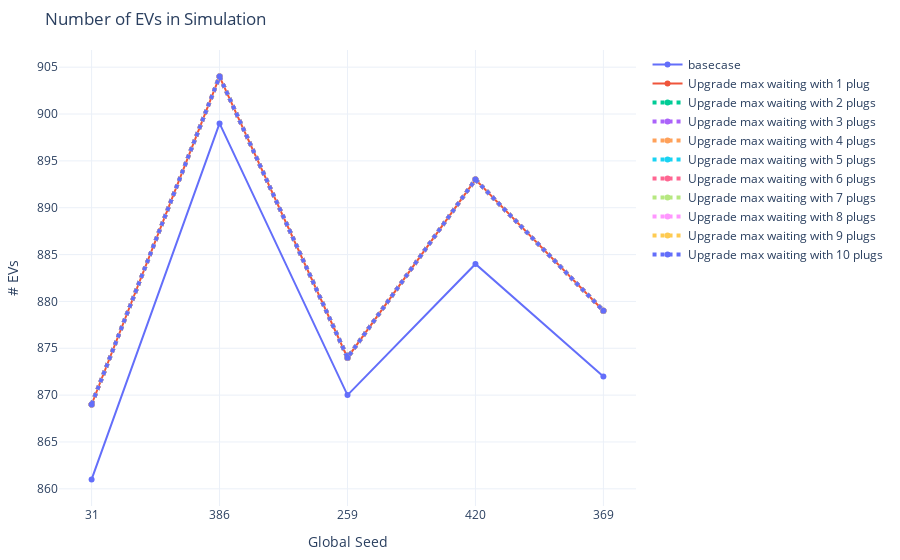

Here is the notebook cell this chart was saved with:
### Markdown cell above
#### 5.1 Vehicle Counts

### Code cell
# EVs in simulation
fig = go.Figure()
fig.add_trace(go.Scatter(x=seeds, y=count_stats[(671 <= count_stats['analysis_id']) & (count_stats['analysis_id']<= 675)].sort_values('analysis_id')['sim_count'],
                    mode='lines+markers',
                    name='basecase'))
fig.add_trace(go.Scatter(x=seeds, y=count_stats[(676 <= count_stats['analysis_id']) & (count_stats['analysis_id']<= 680)].sort_values('analysis_id')['sim_count'],
                    mode='lines+markers',
                    name='Upgrade max waiting with 1 plug'))
fig.add_trace(go.Scatter(x=seeds, y=count_stats[(681 <= count_stats['analysis_id']) & (count_stats['analysis_id']<= 685)].sort_values('analysis_id')['sim_count'],
                    mode='lines+markers',
                    name='Upgrade max waiting with 2 plugs', line=dict(width=4, dash='dot')))
fig.add_trace(go.Scatter(x=seeds, y=count_stats[(686 <= count_stats['analysis_id']) & (count_stats['analysis_id']<= 690)].sort_values('analysis_id')['sim_count'],
                    mode='lines+markers',
                    name='Upgrade max waiting with 3 plugs', line=dict(width=4, dash='dot')))
fig.add_trace(go.Scatter(x=seeds, y=count_stats[(691 <= count_stats['analysis_id']) & (count_stats['analysis_id']<= 695)].sort_values('analysis_id')['sim_count'],
                    mode='lines+markers',
                    name='Upgrade max waiting with 4 plugs', line=dict(width=4, dash='dot')))
fig.add_trace(go.Scatter(x=seeds, y=count_stats[(696 <= count_stats['analysis_id']) & (count_stats['analysis_id']<= 700)].sort_values('analysis_id')['sim_count'],
                    mode='lines+markers',
                    name='Upgrade max waiting with 5 plugs', line=dict(width=4, dash='dot')))
fig.add_trace(go.Scatter(x=seeds, y=count_stats[(701 <= count_stats['analysis_id']) & (count_stats['analysis_id']<= 705)].sort_values('analysis_id')['sim_count'],
                    mode='lines+markers',
                    name='Upgrade max waiting with 6 plugs', line=dict(width=4, dash='dot')))
fig.add_trace(go.Scatter(x=seeds, y=count_stats[(706 <= count_stats['analysis_id']) & (count_stats['analysis_id']<= 710)].sort_values('analysis_id')['sim_count'],
                    mode='lines+markers',
                    name='Upgrade max waiting with 7 plugs', line=dict(width=4, dash='dot')))
fig.add_trace(go.Scatter(x=seeds, y=count_stats[(711 <= count_stats['analysis_id']) & (count_stats['analysis_id']<= 715)].sort_values('analysis_id')['sim_count'],
                    mode='lines+markers',
                    name='Upgrade max waiting with 8 plugs', line=dict(width=4, dash='dot')))
fig.add_trace(go.Scatter(x=seeds, y=count_stats[(716 <= count_stats['analysis_id']) & (count_stats['analysis_id']<= 720)].sort_values('analysis_id')['sim_count'],
                    mode='lines+markers',
                    name='Upgrade max waiting with 9 plugs', line=dict(width=4, dash='dot')))
fig.add_trace(go.Scatter(x=seeds, y=count_stats[(721 <= count_stats['analysis_id']) & (count_stats['analysis_id']<= 725)].sort_values('analysis_id')['sim_count'],
                    mode='lines+markers',
                    name='Upgrade max waiting with 10 plugs', line=dict(width=4, dash='dot')))
fig.update_xaxes(type='category')
fig.update_layout(margin=dict(l=20, r=20, t=50, b=20), uniformtext_minsize=8, uniformtext_mode='hide', template='plotly_white', title_text = 'Number of EVs in Simulation',
        showlegend = True, yaxis_title="# EVs", 
                  xaxis_title="Global Seed", )
fig.show()

### Figure 1 — Plotly figure (JSON) as saved in the notebook; plotly's stock layout.template omitted (floating-point values rounded to 4 significant figures)
{"data": [{"mode": "lines+markers", "name": "basecase", "type": "scatter", "x": ["31", "386", "259", "420", "369"], "y": [861, 899, 870, 884, 872]}, {"mode": "lines+markers", "name": "Upgrade max waiting with 1 plug", "type": "scatter", "x": ["31", "386", "259", "420", "369"], "y": [869, 904, 874, 893, 879]}, {"line": {"dash": "dot", "width": 4}, "mode": "lines+markers", "name": "Upgrade max waiting with 2 plugs", "type": "scatter", "x": ["31", "386", "259", "420", "369"], "y": [869, 904, 874, 893, 879]}, {"line": {"dash": "dot", "width": 4}, "mode": "lines+markers", "name": "Upgrade max waiting with 3 plugs", "type": "scatter", "x": ["31", "386", "259", "420", "369"], "y": [869, 904, 874, 893, 879]}, {"line": {"dash": "dot", "width": 4}, "mode": "lines+markers", "name": "Upgrade max waiting with 4 plugs", "type": "scatter", "x": ["31", "386", "259", "420", "369"], "y": [869, 904, 874, 893, 879]}, {"line": {"dash": "dot", "width": 4}, "mode": "lines+markers", "name": "Upgrade max waiting with 5 plugs", "type": "scatter", "x": ["31", "386", "259", "420", "369"], "y": [869, 904, 874, 893, 879]}, {"line": {"dash": "dot", "width": 4}, "mode": "lines+markers", "name": "Upgrade max waiting with 6 plugs", "type": "scatter", "x": ["31", "386", "259", "420", "369"], "y": [869, 904, 874, 893, 879]}, {"line": {"dash": "dot", "width": 4}, "mode": "lines+markers", "name": "Upgrade max waiting with 7 plugs", "type": "scatter", "x": ["31", "386", "259", "420", "369"], "y": [869, 904, 874, 893, 879]}, {"line": {"dash": "dot", "width": 4}, "mode": "lines+markers", "name": "Upgrade max waiting with 8 plugs", "type": "scatter", "x": ["31", "386", "259", "420", "369"], "y": [869, 904, 874, 893, 879]}, {"line": {"dash": "dot", "width": 4}, "mode": "lines+markers", "name": "Upgrade max waiting with 9 plugs", "type": "scatter", "x": ["31", "386", "259", "420", "369"], "y": [869, 904, 874, 893, 879]}, {"line": {"dash": "dot", "width": 4}, "mode": "lines+markers", "name": "Upgrade max waiting with 10 plugs", "type": "scatter", "x": ["31", "386", "259", "420", "369"], "y": [869, 904, 874, 893, 879]}], "layout": {"autosize": true, "margin": {"b": 20, "l": 20, "r": 20, "t": 50}, "showlegend": true, "title": {"text": "Number of EVs in Simulation"}, "uniformtext": {"minsize": 8, "mode": "hide"}, "xaxis": {"autorange": true, "range": [-0.2466, 4.247], "title": {"text": "Global Seed"}, "type": "category"}, "yaxis": {"autorange": true, "range": [858.0, 907.0], "title": {"text": "# EVs"}, "type": "linear"}}}
